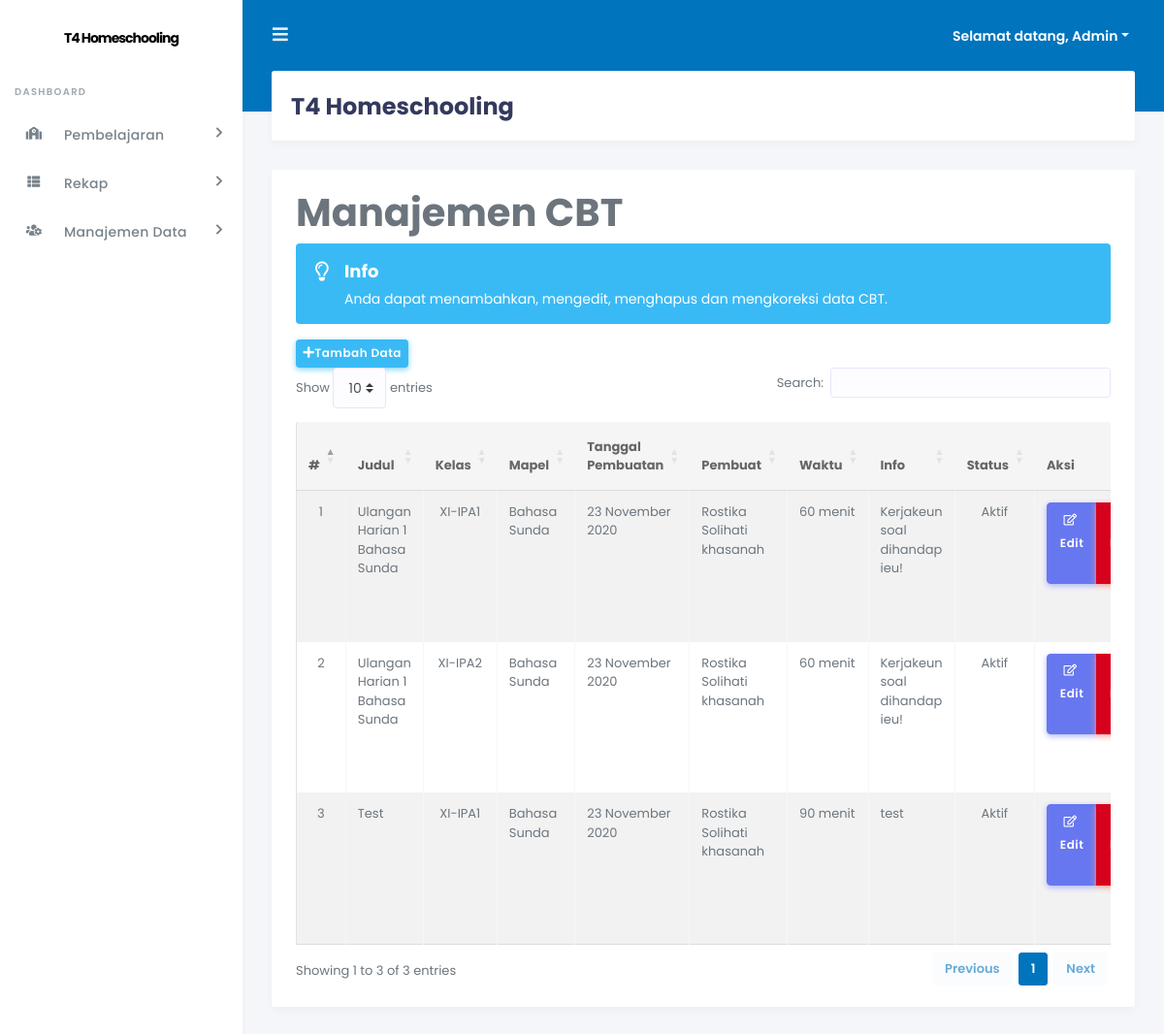
The page /admin/index.php?page=quiz (signed in) on the database its author committed.
### tables this page shows
CREATE TABLE `tb_topik_cbt` (
  `id_tc` int(11) NOT NULL,
  `judul` varchar(100) NOT NULL,
  `id_kelas` int(5) NOT NULL,
  `id_mapel` int(5) NOT NULL,
  `tgl_buat` date NOT NULL,
  `pembuat` varchar(10) NOT NULL,
  `waktu_soal` int(8) NOT NULL,
  `info` varchar(250) NOT NULL,
  `status` enum('aktif','tidak aktif') NOT NULL
);

CREATE TABLE `tb_kelas` (
  `id_kelas` int(11) NOT NULL,
  `nama_kelas` varchar(50) NOT NULL,
  `wali_kelas` int(5) NOT NULL,
  `ketua_kelas` int(5) NOT NULL
);

CREATE TABLE `tb_mapel` (
  `id` int(11) NOT NULL,
  `kode_mapel` varchar(10) NOT NULL,
  `mapel` varchar(100) NOT NULL
);

CREATE TABLE `tb_pengajar` (
  `id_pengajar` int(11) NOT NULL,
  `nip` varchar(20) NOT NULL,
  `nama_lengkap` varchar(50) NOT NULL,
  `tempat_lahir` varchar(20) NOT NULL,
  `tgl_lahir` date NOT NULL,
  `jenis_kelamin` enum('L','P') NOT NULL,
  `alamat` text NOT NULL,
  `foto` varchar(100) NOT NULL,
  `username` varchar(40) NOT NULL,
  `password` varchar(40) NOT NULL,
  `pass` varchar(40) NOT NULL,
  `status` enum('aktif','tidak aktif') NOT NULL
);

### +koneksi.php (called while the page is built, shortened)
<?php
function tgl_indo($tgl) {
	$tanggal = substr($tgl,8,2);
	$bulan = getBulan(substr($tgl,5,2));
	$tahun = substr($tgl,0,4);
	return $tanggal.' '.$bulan.' '.$tahun;
}
function getBulan($bln){
	switch ($bln){
		case 11:
			return "November";
			break;
	}
}
?>

### admin/inc/quiz.php (the view, shortened to what this page needs)
<div class="row">
    <div class="col-md-12">
        <h1 class="page-header">Manajemen CBT</h1>
    </div>
</div>
<?php
$no = 1;
if (@$_SESSION[admin]) {
    $sql_topik = mysqli_query($db, "SELECT * FROM tb_topik_cbt JOIN tb_kelas ON tb_topik_cbt.id_kelas = tb_kelas.id_kelas JOIN tb_mapel ON tb_topik_cbt.id_mapel = tb_mapel.id ORDER BY tgl_buat DESC") or die($db->error);
}
if (@$_GET['action'] == '') { ?>
    <div class="row">
        <div class="col-md-12">
            <div class="panel panel-default">
              <div class="alert alert-info alert-has-icon">
        <div class="alert-icon"><i class="far fa-lightbulb"></i></div>
        <div class="alert-body">
          <div class="alert-title">Info</div>
          Anda dapat menambahkan, mengedit, menghapus dan mengkoreksi data CBT.
        </div>
        </div>
                <div class="panel-heading"><a href="?page=quiz&action=tambah" class="btn btn-info btn-sm"><i class="fas fa-plus"></i>Tambah Data</a> </div>
                <div class="panel-body">
                    <div class="table-responsive">
                        <table class="table table-striped table-bordered table-hover" id="cbt">
                            <thead>
                                <tr>
                                    <th>#</th>
                                    <th>Judul</th>
                                    <th>Kelas</th>
                                    <th>Mapel</th>
                                    <th>Tanggal Pembuatan</th>
                                    <?php
                                    if (@$_SESSION['admin']) {
                                        echo "<th>Pembuat</th>";
                                    } ?>
                                    <th>Waktu</th>
                                    <th>Info</th>
                                    <th>Status</th>
                                    <th>Aksi</th>
                                </tr>
                            </thead>
                            <tbody>
                            <?php
                            if (mysqli_num_rows($sql_topik) > 0) {
                                while ($data_topik = mysqli_fetch_array($sql_topik)) { ?>
                                    <tr>
                                        <td align="center"><?php echo $no++; ?></td>
                                        <td><?php echo $data_topik['judul']; ?></td>
                                        <td align="center"><?php echo $data_topik['nama_kelas']; ?></td>
                                        <td><?php echo $data_topik['mapel']; ?></td>
                                        <td><?php echo tgl_indo($data_topik['tgl_buat']); ?></td>
                                        <?php
                                        if (@$_SESSION['admin']) {
                                            if ($data_topik['pembuat'] == 'admin') {
                                                echo "<td>Admin</td>";
                                            } else {
                                                $sql1 = mysqli_query($db, "SELECT * FROM tb_pengajar WHERE id_pengajar = '$data_topik[pembuat]'") or die($db->error);
                                                $data1 = mysqli_fetch_array($sql1);
                                                echo "<td>".$data1['nama_lengkap']."</td>";
                                            }
                                        } ?>
                                        <td><?php echo $data_topik['waktu_soal'] / 60 ." menit"; ?></td>
                                        <td><?php echo $data_topik['info']; ?></td>
                                        <td align="center"><?php echo ucfirst($data_topik['status']); ?></td>
                                        <td align="center">
                                          <div class="btn-group mb-5" role="group" aria-label="Basic example">
                                            <a href="?page=quiz&action=edit&id=<?php echo $data_topik['id_tc']; ?>" class="btn btn-icon icon-left btn-primary"> <i class="far fa-edit"></i>Edit</a>
                                            <a onclick="return confirm('Hati-hati saat menghapus topik quiz karena Anda akan menghapus semua data yang berhubungan dengan topik ini, termasuk data soal dan nilai. Apakah Anda tetap yakin akan menghapus topik ini?');" href="?page=quiz&action=hapus&id_tc=<?php echo $data_topik['id_tc']; ?>" class="btn btn-icon icon-left btn-danger"><i class="fas fa-trash"></i>Hapus</a>
                                            <br /><a href="?page=quiz&action=buatsoal&id=<?php echo $data_topik['id_tc']; ?>" class="btn btn-icon icon-left btn-success"><i class="fas fa-plus"></i>Buat Soal</a>
                                            </div>
                                        </td>
                                    </tr>
                                <?php
                                }
                            } else {
                                echo '<td colspan="9" align="center">Tidak ada data</td>';
                            } ?>
                            </tbody>
                        </table>
                    </div>
                </div>
            </div>
        </div>
    </div>
    <?php
                    } elseif (@$_GET['action'] == 'buatsoal') {
                        include "buat_soal.php";
                    } elseif (@$_GET['action'] == 'daftarsoal') {
                        include "daftar_soal.php";
                    } elseif (@$_GET['action'] == 'pesertakoreksi') {
                        include "peserta_koreksi.php";
                    } elseif (@$_GET['action'] == 'koreksi') {
                        include "koreksi.php";
                    } ?>

### admin/index.php (shortened to what this page needs)
<?php
include "../+koneksi.php";
if (@$_SESSION['admin'] || @$_SESSION['pengajar']) {
    ?>
<!DOCTYPE html>
<html>
<head>
    <link rel="stylesheet" href="https://stackpath.bootstrapcdn.com/bootstrap/4.4.1/css/bootstrap.min.css">
    <link rel="stylesheet" href="https://use.fontawesome.com/releases/v5.7.2/css/all.css">
    <link href="http://cdnjs.cloudflare.com/ajax/libs/summernote/0.8.9/summernote.css" rel="stylesheet">
    <link rel="stylesheet" type="text/css" href="https://cdn.datatables.net/1.10.22/css/dataTables.bootstrap4.min.css"/>
    <link rel="stylesheet" type="text/css" href="https://cdn.datatables.net/buttons/1.6.5/css/buttons.bootstrap4.min.css"/>
    <link rel="stylesheet" type="text/css" href="https://cdn.datatables.net/fixedcolumns/3.3.1/css/fixedColumns.bootstrap4.min.css"/>
    <link rel="stylesheet" type="text/css" href="https://cdn.datatables.net/fixedheader/3.1.7/css/fixedHeader.bootstrap4.min.css"/>
    <link rel="stylesheet" type="text/css" href="https://cdn.datatables.net/keytable/2.5.3/css/keyTable.bootstrap4.min.css"/>
    <link rel="stylesheet" type="text/css" href="https://cdn.datatables.net/responsive/2.2.6/css/responsive.bootstrap4.min.css"/>
    <link rel="stylesheet" type="text/css" href="https://cdn.datatables.net/scroller/2.0.3/css/scroller.bootstrap4.min.css"/>
    <link rel="stylesheet" type="text/css" href="https://cdn.datatables.net/searchbuilder/1.0.0/css/searchBuilder.bootstrap4.min.css"/>
    <link rel="stylesheet" type="text/css" href="https://cdn.datatables.net/searchpanes/1.2.1/css/searchPanes.bootstrap4.min.css"/>
    <link rel="stylesheet" type="text/css" href="https://cdn.datatables.net/select/1.3.1/css/select.bootstrap4.min.css"/>
    <link rel="stylesheet" href="stisla/assets/css/style.css">
    <link rel="stylesheet" href="stisla/assets/css/components.css">
</head>
<body>
  <div id="app">
    <div class="main-wrapper">
      <div class="navbar-bg"></div>
      <nav class="navbar navbar-expand-lg main-navbar">
        <form class="form-inline mr-auto">
          <ul class="navbar-nav mr-3">
            <li><a href="#" data-toggle="sidebar" class="nav-link nav-link-lg"><i class="fas fa-bars"></i></a></li>
          </ul>
        </form>
        <ul class="navbar-nav navbar-right">
          <li class="dropdown"><a href="#" data-toggle="dropdown" class="nav-link dropdown-toggle nav-link-lg nav-link-user">
            <div class="d-sm-none d-lg-inline-block">Selamat datang,
              <?php
              if (@$_SESSION['admin']) {
                  $sesi_id = @$_SESSION['admin'];
                  $level = "admin";
              } elseif (@$_SESSION['pengajar']) {
                  $sesi_id = @$_SESSION['pengajar'];
                  $level = "pengajar";
              }
    if ($level == 'admin') {
        $sql_terlogin = mysqli_query($db, "SELECT * FROM tb_admin WHERE id_admin = '$sesi_id'") or die($db->error);
    } elseif ($level == 'pengajar') {
        $sql_terlogin = mysqli_query($db, "SELECT * FROM tb_pengajar WHERE id_pengajar = '$sesi_id'") or die($db->error);
    }
    $data_terlogin = mysqli_fetch_array($sql_terlogin);
    echo ucfirst($data_terlogin['username']); ?>
              </div></a>
          </li>
        </ul>
      </nav>
      <div class="main-sidebar">
        <aside id="sidebar-wrapper">
          <div class="sidebar-brand">
            <a href="./">T4 Homeschooling</a>
          </div>
          <ul class="sidebar-menu">
              <li class="menu-header">Dashboard</li>
              <?php
              if (@$_SESSION['admin']) {
                  ?>
                  <li class="nav-item dropdown">
                    <a href="#" class="nav-link has-dropdown"><i class="fas fa-school"></i><span>Pembelajaran</span></a>
              </li>
                      <li class="nav-item dropdown">
                        <a href="#" class="nav-link has-dropdown"><i class="fas fa-th-list"></i><span>Rekap</span></a>
                  </li>
                  <li class="nav-item dropdown">
                    <a href="#" class="nav-link has-dropdown"><i class="fas fa-users-cog"></i><span>Manajemen Data</span></a>
                  </li>
          <?php
              } ?>
          </ul>
        </aside>
      </div>
      <div class="main-content">
        <section class="section">
          <div class="section-header">
            <h1>T4 Homeschooling</h1>
          </div>
          <div class="section-body">
            <div class="card-wrap">
            <div class="row">
              <div class="col-12">
                <div class="card">
            <div class="card-body">
                <?php
                if (@$_GET['page'] == '') {
                    include "inc/dashboard.php";
                } elseif (@$_GET['page'] == 'pengajar') {
                    include "inc/pengajar.php";
                } elseif (@$_GET['page'] == 'siswaregistrasi') {
                    include "inc/siswaregistrasi.php";
                } elseif (@$_GET['page'] == 'siswa') {
                    include "inc/siswa.php";
                } elseif (@$_GET['page'] == 'kelas') {
                    include "inc/kelas.php";
                } elseif (@$_GET['page'] == 'mapel') {
                    include "inc/mapel.php";
                } elseif (@$_GET['page'] == 'quiz') {
                    include "inc/quiz.php";
                } elseif (@$_GET['page'] == 'tugas') {
                    include "inc/tugas.php";
                } elseif (@$_GET['page'] == 'materi') {
                    include "inc/materi.php";
                } elseif (@$_GET['page'] == 'pengumuman') {
                    include "inc/pengumuman.php";
                } elseif (@$_GET['page'] == 'jurnal') {
                    include "inc/jurnal.php";
                } elseif (@$_GET['page'] == 'rekappresensisiswa') {
                    include "inc/rekappresensisiswa.php";
                } elseif (@$_GET['page'] == 'rekapjurnalpengajar') {
                    include "inc/rekapjurnalpengajar.php";
                } elseif (@$_GET['page'] == 'rekapnilaisiswa') {
                    include "inc/rekapnilaisiswa.php";
                } elseif (@$_GET['page'] == 'rekapnilaitugas') {
                    include "inc/rekapnilaitugas.php";
                } elseif (@$_GET['page'] == 'importdatapengajar') {
                    include "inc/form_import_data_pengajar.php";
                } elseif (@$_GET['page'] == 'importtugas') {
                    include "inc/form_import_tugas.php";
                } elseif (@$_GET['page'] == 'meet') {
                    include "inc/meet.php";
                } elseif (@$_GET['page'] == 'room1') {
                    include "vcon/iframe/iframe-room1.php";
                } elseif (@$_GET['page'] == 'room2') {
                    include "vcon/iframe/iframe-room2.php";
                } elseif (@$_GET['page'] == 'room3') {
                    include "vcon/iframe/iframe-room3.php";
                } elseif (@$_GET['page'] == 'room4') {
                    include "vcon/iframe/iframe-room4.php";
                } elseif (@$_GET['page'] == 'room-rapat-guru') {
                    include "vcon/room-rapat-guru.php";
                } else {
                    echo "<div class='col-xs-12'><div class='alert alert-danger'>[404] Halaman tidak ditemukan! Silahkan pilih menu yang ada!</div></div>";
                } ?>
              </div>
              </div>
            </div>
          </div>
              </div>
            </section>
          </div>
            </div>
        </div>
</body>
</html>
<?php
} else {
                    include "login.php";
                }
?>

### rows shown on the page
tb_topik_cbt: judul "Ulangan Harian 1 Bahasa Sunda", id_kelas.nama_kelas "XI-IPA1", id_mapel.mapel "Bahasa Sunda", tgl_buat "23 November 2020", tb_pengajar.nama_lengkap "Rostika Solihati khasanah", $data_topik['waktu_soal']/60 "60", info "Kerjakeun soal dihandap ieu!", status "Aktif"
tb_topik_cbt: judul "Ulangan Harian 1 Bahasa Sunda", id_kelas.nama_kelas "XI-IPA2", id_mapel.mapel "Bahasa Sunda", tgl_buat "23 November 2020", tb_pengajar.nama_lengkap "Rostika Solihati khasanah", $data_topik['waktu_soal']/60 "60", info "Kerjakeun soal dihandap ieu!", status "Aktif"
tb_topik_cbt: judul "Test", id_kelas.nama_kelas "XI-IPA1", id_mapel.mapel "Bahasa Sunda", tgl_buat "23 November 2020", tb_pengajar.nama_lengkap "Rostika Solihati khasanah", $data_topik['waktu_soal']/60 "90", info "test", status "Aktif"

### other values the page prints
$data_terlogin['username'] "Admin"
